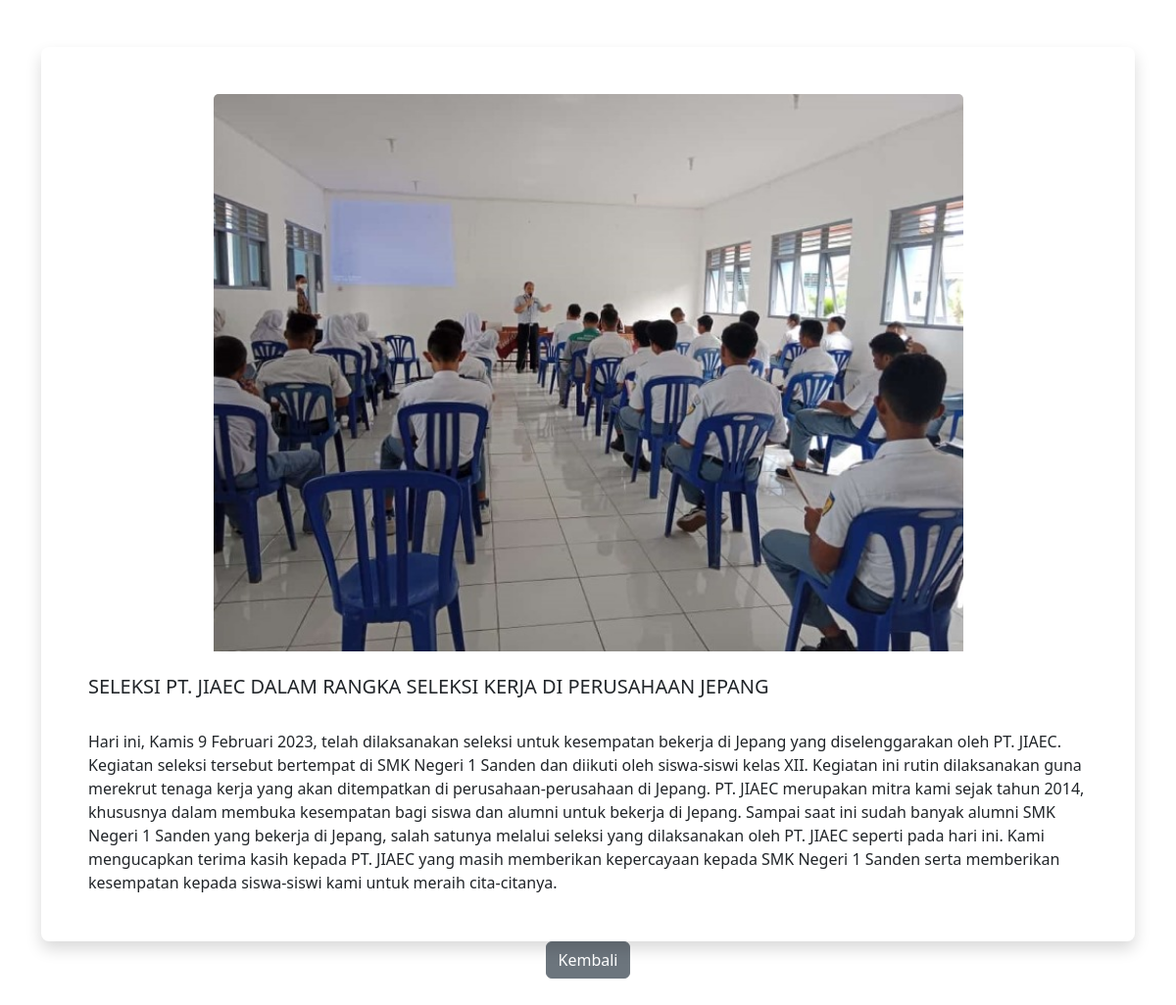
The page /frontend/pages/detail/blog.php?id=22 on the database its author committed.
### tables this page shows
CREATE TABLE `blogs` (
  `id` int NOT NULL,
  `image` varchar(200) NOT NULL,
  `title` varchar(200) NOT NULL,
  `content` text NOT NULL
);

### frontend/pages/detail/blog.php (the view, shortened to what this page needs)
<?php
include '../../../config/connection.php';
$id = $_GET['id'];
$qSelect = "SELECT * FROM blogs WHERE id='$id'";
$result = mysqli_query($connect, $qSelect) or die(mysqli_error($connect));
$blog = $result->fetch_object();
?>
<!DOCTYPE html>
<html>
<head>
    <link rel="stylesheet" href="https://cdnjs.cloudflare.com/ajax/libs/bootstrap/5.3.0/css/bootstrap.min.css">
</head>
<body>
    <div class="container my-5">
        <div class="card shadow border-0 rounded-3 p-5">
            <img src="../../../storages/blog/<?= htmlspecialchars($blog->image); ?>" alt="<?= htmlspecialchars($blog->title); ?>" class="card-img-top h-75 w-75 mx-auto">
            <br>
            <h5 class="card-title"><?= htmlspecialchars($blog->title); ?></h5>
            <br>
            <p class="card-text"><?= htmlspecialchars($blog->content); ?></p>
        </div>
        <div class="text-center">
            <a href="../detail/allBlog.php" class="btn btn-secondary">Kembali</a>
        </div>
</body>
</html>

### rows shown on the page
blogs: image (picture), title "SELEKSI PT. JIAEC DALAM RANGKA SELEKSI KERJA DI PERUSAHAAN JEPANG", content "Hari ini, Kamis 9 Februari 2023, telah dilaksanakan seleksi untuk kesempatan bekerja di Jepang yang diselenggarakan oleh PT. JIAEC. Kegiatan seleksi tersebut bertempat di SMK Negeri 1 Sanden dan diikuti oleh siswa-siswi kelas XII. Kegiatan ini rutin dilaksanakan guna merekrut tenaga kerja yang akan ditempatkan di perusahaan-perusahaan di Jepang. PT. JIAEC merupakan mitra kami sejak tahun 2014, khususnya dalam membuka kesempatan bagi siswa dan alumni untuk bekerja di Jepang. Sampai saat ini sudah banyak alumni SMK Negeri 1 Sanden yang bekerja di Jepang, salah satunya melalui seleksi yang dilaksanakan oleh PT. JIAEC seperti pada hari ini. Kami mengucapkan terima kasih kepada PT. JIAEC yang…"
